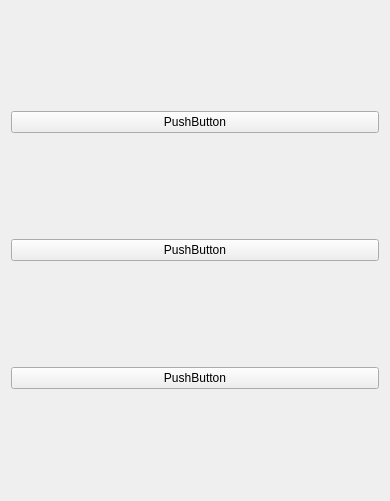
<?xml version="1.0" encoding="UTF-8"?>
<ui version="4.0">
 <class>Form</class>
 <widget class="QWidget" name="Form">
  <property name="geometry">
   <rect>
    <x>0</x>
    <y>0</y>
    <width>390</width>
    <height>501</height>
   </rect>
  </property>
  <property name="windowTitle">
   <string>Form</string>
  </property>
  <layout class="QVBoxLayout" name="verticalLayout">
   <item>
    <widget class="QPushButton" name="pushButton">
     <property name="text">
      <string>PushButton</string>
     </property>
    </widget>
   </item>
   <item>
    <widget class="QPushButton" name="pushButton_2">
     <property name="text">
      <string>PushButton</string>
     </property>
    </widget>
   </item>
   <item>
    <widget class="QPushButton" name="pushButton_3">
     <property name="text">
      <string>PushButton</string>
     </property>
    </widget>
   </item>
  </layout>
 </widget>
 <resources/>
 <connections/>
</ui>
